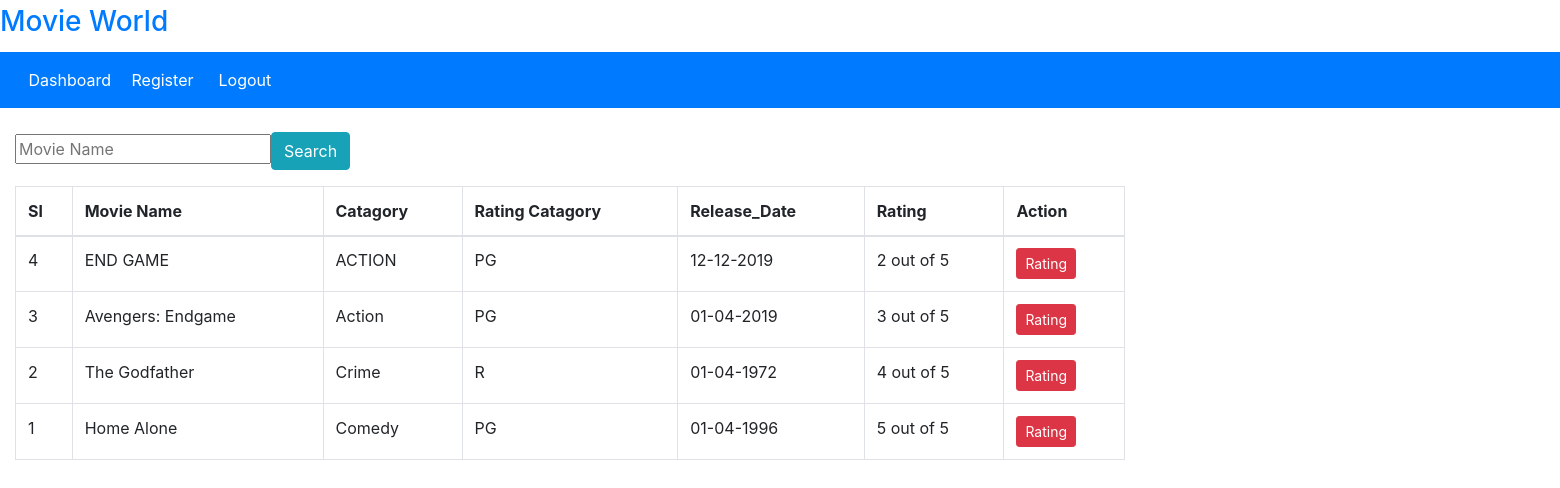
The app's page /manage_addcustomer.php (signed in) with its own data.
### tables this page shows
CREATE TABLE `customer` (
  `id` int(11) NOT NULL,
  `coustomer` varchar(100) NOT NULL,
  `c_nam` varchar(255) NOT NULL,
  `t_n` varchar(100) NOT NULL,
  `coun_nam` varchar(100) NOT NULL,
  `rating` varchar(100) NOT NULL
);

### manage_addcustomer.php (the view, shortened to what this page needs)
<!DOCTYPE html>
<html>
<head>
   <link rel="stylesheet" href="https://maxcdn.bootstrapcdn.com/bootstrap/4.0.0/css/bootstrap.min.css">
   <link rel="stylesheet" type="text/css" href="https://maxcdn.bootstrapcdn.com/font-awesome/4.7.0/css/font-awesome.min.css">
  <link rel="stylesheet" type="text/css" href="./includes/style.css">
</head>
<body>
<?php include_once("./templates/headers.php"); ?>
      <br/>
       <?php include_once("./search2.php"); ?>
      <div class="container">
  <table class="table table-hover table-bordered mr-auto">
    <thead>
      <tr>
         <th>Sl</th>
         <th>Movie Name</th>
          <th>Catagory</th>
         <th>Rating Catagory</th>
        <th>Release_Date</th>
         <th>Rating</th>
         <th>Action</th>
      </tr>
    </thead>
    <tbody>
    <tr>
         <?php
     if (isset($_GET['pagen'])) {
            $pagen = $_GET['pagen'];
        } else {
            $pagen = 1;
        }
         $no_of_records_per_page =20;
        $offset = ($pagen-1) * $no_of_records_per_page;
       $conn =mysqli_connect("localhost", "root", "", "dearlife_inventory");
         $sql = "SELECT `id`, `coustomer`, `c_nam`, `t_n`, `coun_nam`, `rating` FROM `customer` ORDER BY `id` DESC LIMIT $offset, $no_of_records_per_page ";
         $result = $conn-> query($sql);
         if ($result-> num_rows > 0){
          while($row = $result-> fetch_assoc()){
            echo "<tr>
            <td>" .$row["id"] ."</td>
            <td>" .$row["coustomer"] ."</td>
            <td>" .$row["c_nam"] ."</td>
            <td>" .$row["coun_nam"] ."</td>
             <td>" .$row["t_n"] ."</td>
           <td>".$row["rating"] ." out of 5 </td>
            <td><a href='update_details23.php?id=$row[id]&rating=$row[rating]' class='btn btn-danger btn-sm'>Rating</a></td>
             </tr>";
          }
         }
     ?>
      </tr>
    </tbody>
  </table>
</div>
</body>
</html>

### css/new.css (style rules this page uses)
.container { position: static; float: left; }

### records on screen
customer: id "4", coustomer "END GAME", c_nam "ACTION", coun_nam "PG", t_n "12-12-2019", rating "2"
customer: id "3", coustomer "Avengers: Endgame", c_nam "Action", coun_nam "PG", t_n "01-04-2019", rating "3"
customer: id "2", coustomer "The Godfather", c_nam "Crime", coun_nam "R", t_n "01-04-1972", rating "4"
customer: id "1", coustomer "Home Alone", c_nam "Comedy", coun_nam "PG", t_n "01-04-1996", rating "5"
